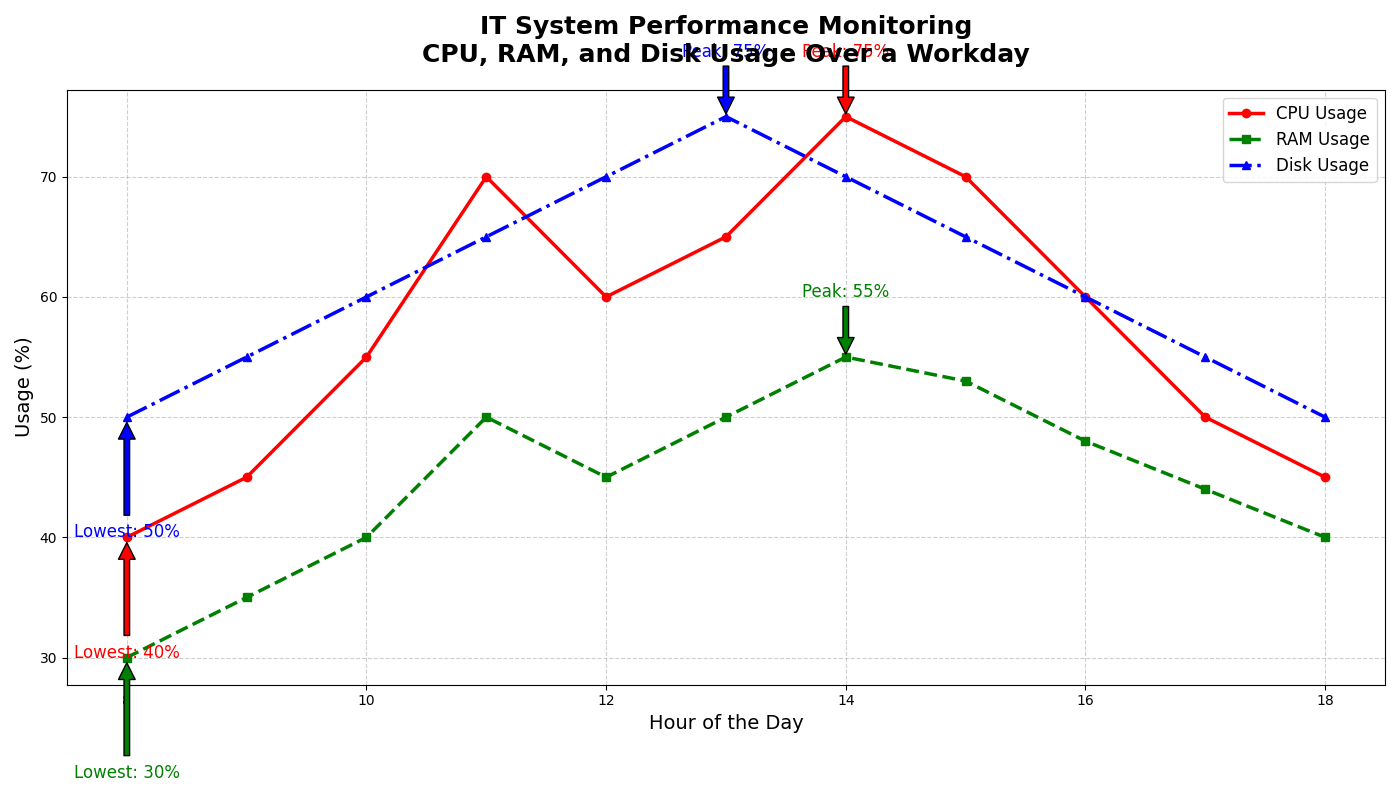

The script that drew this image:
import matplotlib.pyplot as plt
import numpy as np

# Backstory: Tracking the health and performance of an IT system by monitoring CPU, RAM, and Disk usage over time
# The goal is to visualize how the usage of these resources changes over a typical workday

# Define hours in a typical workday
hours = np.array([8, 9, 10, 11, 12, 13, 14, 15, 16, 17, 18])

# Manually constructed usage data (percentage used)
cpu_usage = np.array([40, 45, 55, 70, 60, 65, 75, 70, 60, 50, 45])
ram_usage = np.array([30, 35, 40, 50, 45, 50, 55, 53, 48, 44, 40])
disk_usage = np.array([50, 55, 60, 65, 70, 75, 70, 65, 60, 55, 50])

# Create the plot
fig, ax = plt.subplots(figsize=(14, 8))

# Plot the data
ax.plot(hours, cpu_usage, label='CPU Usage', color='red', marker='o', linestyle='-', linewidth=2.5)
ax.plot(hours, ram_usage, label='RAM Usage', color='green', marker='s', linestyle='--', linewidth=2.5)
ax.plot(hours, disk_usage, label='Disk Usage', color='blue', marker='^', linestyle='-.', linewidth=2.5)

# Adding grid, title, and labels
ax.set_title("IT System Performance Monitoring\nCPU, RAM, and Disk Usage Over a Workday", fontsize=18, fontweight='bold', pad=20)
ax.set_xlabel("Hour of the Day", fontsize=14)
ax.set_ylabel("Usage (%)", fontsize=14)
ax.grid(True, linestyle='--', alpha=0.6)

# Add legend
ax.legend(loc='upper right', fontsize=12)

# Annotate peak usages
for usage, label, color in zip([cpu_usage, ram_usage, disk_usage], ['CPU', 'RAM', 'Disk'], ['red', 'green', 'blue']):
    peak_hour = hours[np.argmax(usage)]
    peak_value = np.max(usage)
    ax.annotate(f'Peak: {peak_value}%', xy=(peak_hour, peak_value), xytext=(peak_hour, peak_value+5),
                arrowprops=dict(facecolor=color, shrink=0.05), fontsize=12, color=color, ha='center')

    low_hour = hours[np.argmin(usage)]
    low_value = np.min(usage)
    ax.annotate(f'Lowest: {low_value}%', xy=(low_hour, low_value), xytext=(low_hour, low_value-10),
                arrowprops=dict(facecolor=color, shrink=0.05), fontsize=12, color=color, ha='center')

# Make the layout tight
plt.tight_layout()

# Display the plot
plt.show()
